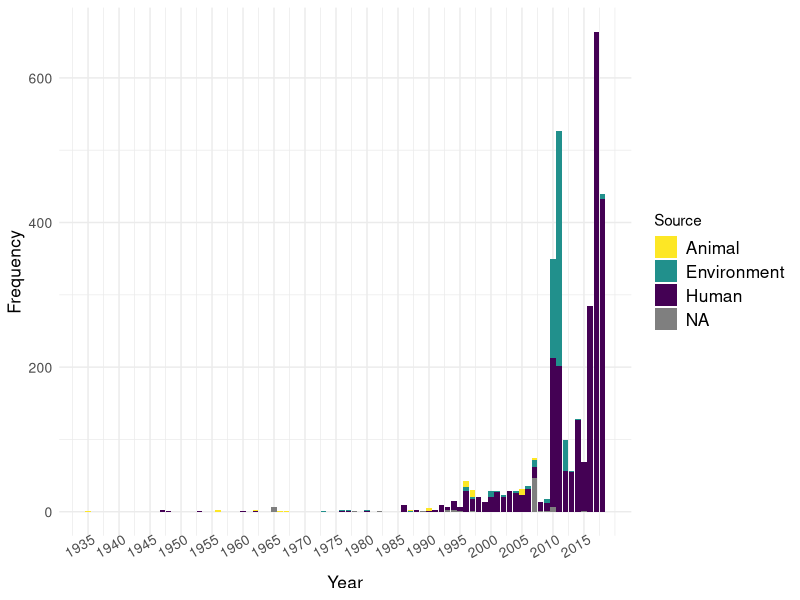

The R source for this figure: (Note: this script raises an error after producing the figure.)
#Clean the working environment
rm(list = ls())
graphics.off()

#Load require package(s)
require(ggplot2)
require(viridisLite)

#Load the dataset(s)
metadata <- read.csv("../data/BP.3341.metadata.source.edited2.csv", header = TRUE)

metadata$year <- as.numeric(metadata$year)

#create a custom x axis breaks
year_break <- seq(min(metadata$year, na.rm = TRUE), max(metadata$year, na.rm = TRUE), by = 5)

p <- ggplot(metadata, aes(x =year, fill = Source)) +
  scale_fill_viridis_d(option = "D", na.value = "grey50", direction = -1,
                       labels = c("Animal", "Environment", "Human", "NA"))+
  geom_bar(stat = "count") +
  scale_x_continuous(breaks = year_break, labels = year_break) +
  theme_minimal() +
  theme(axis.text = element_text(size = 10),
        axis.text.x = element_text(angle = 30,
                                   vjust = 1.5,
                                   hjust = 1),
        legend.text = element_text(size = 12.5),
        axis.title = element_text(size = 12.5)) +
  labs(x = "Year", 
       y = "Frequency") 

#save the plot
ggsave(plot = p, filename = "../results/BP_yr_distribution.pdf",
       width = 8.27, height = 5.83, units = "in" )